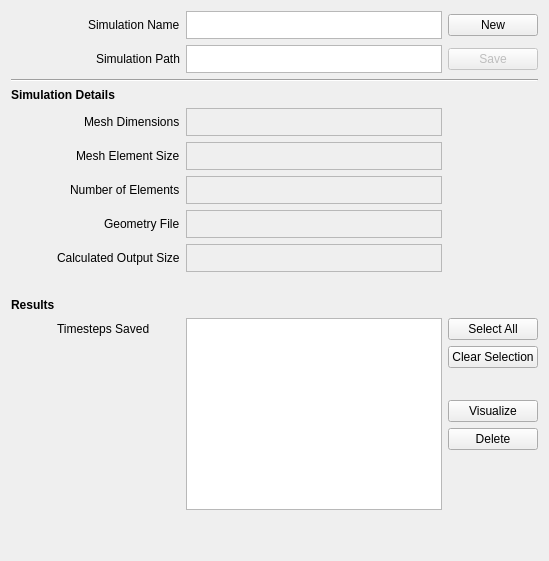
      <widget class="QWidget" name="Information">
       <attribute name="title">
        <string>Information</string>
       </attribute>
       <layout class="QVBoxLayout" name="verticalLayout">
        <item>
         <layout class="QGridLayout" name="gridLayout">
          <property name="sizeConstraint">
           <enum>QLayout::SetDefaultConstraint</enum>
          </property>
          <property name="topMargin">
           <number>0</number>
          </property>
          <item row="8" column="1">
           <widget class="QLabel" name="label_8">
            <property name="text">
             <string>Calculated Output Size</string>
            </property>
           </widget>
          </item>
          <item row="10" column="0" colspan="2">
           <widget class="QLabel" name="label_9">
            <property name="maximumSize">
             <size>
              <width>16777215</width>
              <height>28</height>
             </size>
            </property>
            <property name="text">
             <string>&lt;html&gt;&lt;head/&gt;&lt;body&gt;&lt;p&gt;&lt;span style=&quot; font-weight:600;&quot;&gt;Results&lt;/span&gt;&lt;/p&gt;&lt;/body&gt;&lt;/html&gt;</string>
            </property>
           </widget>
          </item>
          <item row="7" column="2">
           <widget class="QPlainTextEdit" name="STLFile">
            <property name="enabled">
             <bool>false</bool>
            </property>
            <property name="maximumSize">
             <size>
              <width>16777215</width>
              <height>28</height>
             </size>
            </property>
           </widget>
          </item>
          <item row="0" column="1" alignment="Qt::AlignRight">
           <widget class="QLabel" name="label">
            <property name="text">
             <string>Simulation Name</string>
            </property>
           </widget>
          </item>
          <item row="1" column="1" alignment="Qt::AlignRight">
           <widget class="QLabel" name="label_2">
            <property name="text">
             <string>Simulation Path</string>
            </property>
           </widget>
          </item>
          <item row="1" column="2">
           <widget class="QPlainTextEdit" name="Path">
            <property name="enabled">
             <bool>true</bool>
            </property>
            <property name="maximumSize">
             <size>
              <width>16777215</width>
              <height>28</height>
             </size>
            </property>
            <property name="readOnly">
             <bool>true</bool>
            </property>
           </widget>
          </item>
          <item row="1" column="3">
           <widget class="QPushButton" name="Save">
            <property name="enabled">
             <bool>false</bool>
            </property>
            <property name="text">
             <string>Save</string>
            </property>
            <property name="icon">
             <iconset>
              <normaloff>../../.designer/backup/icons/actions/document-save.png</normaloff>../../.designer/backup/icons/actions/document-save.png</iconset>
            </property>
            <property name="iconSize">
             <size>
              <width>22</width>
              <height>22</height>
             </size>
            </property>
           </widget>
          </item>
          <item row="3" column="0" colspan="3">
           <widget class="QLabel" name="label_3">
            <property name="maximumSize">
             <size>
              <width>16777215</width>
              <height>28</height>
             </size>
            </property>
            <property name="text">
             <string>&lt;html&gt;&lt;head/&gt;&lt;body&gt;&lt;p&gt;&lt;span style=&quot; font-weight:600;&quot;&gt;Simulation Details&lt;/span&gt;&lt;/p&gt;&lt;/body&gt;&lt;/html&gt;</string>
            </property>
           </widget>
          </item>
          <item row="7" column="1" alignment="Qt::AlignRight">
           <widget class="QLabel" name="label_7">
            <property name="text">
             <string>Geometry File</string>
            </property>
           </widget>
          </item>
          <item row="4" column="2">
           <widget class="QPlainTextEdit" name="Dims">
            <property name="enabled">
             <bool>false</bool>
            </property>
            <property name="maximumSize">
             <size>
              <width>16777215</width>
              <height>28</height>
             </size>
            </property>
           </widget>
          </item>
          <item row="0" column="0">
           <spacer name="horizontalSpacer_2">
            <property name="orientation">
             <enum>Qt::Horizontal</enum>
            </property>
            <property name="sizeType">
             <enum>QSizePolicy::Fixed</enum>
            </property>
            <property name="sizeHint" stdset="0">
             <size>
              <width>40</width>
              <height>20</height>
             </size>
            </property>
           </spacer>
          </item>
          <item row="4" column="0">
           <spacer name="horizontalSpacer_3">
            <property name="orientation">
             <enum>Qt::Horizontal</enum>
            </property>
            <property name="sizeType">
             <enum>QSizePolicy::Fixed</enum>
            </property>
            <property name="sizeHint" stdset="0">
             <size>
              <width>40</width>
              <height>20</height>
             </size>
            </property>
           </spacer>
          </item>
          <item row="4" column="1" alignment="Qt::AlignRight">
           <widget class="QLabel" name="label_4">
            <property name="text">
             <string>Mesh Dimensions</string>
            </property>
           </widget>
          </item>
          <item row="8" column="2">
           <widget class="QPlainTextEdit" name="OutputSize">
            <property name="enabled">
             <bool>false</bool>
            </property>
            <property name="maximumSize">
             <size>
              <width>16777215</width>
              <height>28</height>
             </size>
            </property>
           </widget>
          </item>
          <item row="5" column="1" alignment="Qt::AlignRight">
           <widget class="QLabel" name="label_5">
            <property name="text">
             <string>Mesh Element Size</string>
            </property>
           </widget>
          </item>
          <item row="6" column="1" alignment="Qt::AlignRight">
           <widget class="QLabel" name="label_6">
            <property name="text">
             <string>Number of Elements</string>
            </property>
           </widget>
          </item>
          <item row="5" column="2">
           <widget class="QPlainTextEdit" name="ElementSize">
            <property name="enabled">
             <bool>false</bool>
            </property>
            <property name="maximumSize">
             <size>
              <width>16777215</width>
              <height>28</height>
             </size>
            </property>
           </widget>
          </item>
          <item row="2" column="0" colspan="4">
           <widget class="Line" name="line">
            <property name="orientation">
             <enum>Qt::Horizontal</enum>
            </property>
           </widget>
          </item>
          <item row="6" column="2">
           <widget class="QPlainTextEdit" name="ElementNumber">
            <property name="enabled">
             <bool>false</bool>
            </property>
            <property name="maximumSize">
             <size>
              <width>16777215</width>
              <height>28</height>
             </size>
            </property>
           </widget>
          </item>
          <item row="13" column="3">
           <spacer name="verticalSpacer">
            <property name="orientation">
             <enum>Qt::Vertical</enum>
            </property>
            <property name="sizeType">
             <enum>QSizePolicy::Fixed</enum>
            </property>
            <property name="sizeHint" stdset="0">
             <size>
              <width>20</width>
              <height>20</height>
             </size>
            </property>
           </spacer>
          </item>
          <item row="0" column="2">
           <widget class="QPlainTextEdit" name="Name">
            <property name="maximumSize">
             <size>
              <width>16777215</width>
              <height>28</height>
             </size>
            </property>
           </widget>
          </item>
          <item row="15" column="3">
           <widget class="QPushButton" name="Delete">
            <property name="text">
             <string>Delete</string>
            </property>
            <property name="icon">
             <iconset>
              <normaloff>../../.designer/backup/icons/actions/edit-delete.png</normaloff>../../.designer/backup/icons/actions/edit-delete.png</iconset>
            </property>
            <property name="iconSize">
             <size>
              <width>22</width>
              <height>22</height>
             </size>
            </property>
           </widget>
          </item>
          <item row="12" column="3">
           <widget class="QPushButton" name="Clear">
            <property name="text">
             <string>Clear Selection</string>
            </property>
            <property name="icon">
             <iconset>
              <normaloff>../../.designer/backup/icons/actions/edit-clear.png</normaloff>../../.designer/backup/icons/actions/edit-clear.png</iconset>
            </property>
            <property name="iconSize">
             <size>
              <width>22</width>
              <height>22</height>
             </size>
            </property>
           </widget>
          </item>
          <item row="9" column="0">
           <spacer name="verticalSpacer_2">
            <property name="orientation">
             <enum>Qt::Vertical</enum>
            </property>
            <property name="sizeType">
             <enum>QSizePolicy::Fixed</enum>
            </property>
            <property name="sizeHint" stdset="0">
             <size>
              <width>20</width>
              <height>20</height>
             </size>
            </property>
           </spacer>
          </item>
          <item row="11" column="3">
           <widget class="QPushButton" name="SelectAll">
            <property name="text">
             <string>Select All</string>
            </property>
            <property name="icon">
             <iconset>
              <normaloff>../../.designer/backup/icons/actions/edit-select-all.png</normaloff>../../.designer/backup/icons/actions/edit-select-all.png</iconset>
            </property>
            <property name="iconSize">
             <size>
              <width>22</width>
              <height>22</height>
             </size>
            </property>
           </widget>
          </item>
          <item row="11" column="1">
           <widget class="QLabel" name="label_10">
            <property name="text">
             <string>Timesteps Saved</string>
            </property>
           </widget>
          </item>
          <item row="14" column="3">
           <widget class="QPushButton" name="VisualizeButton">
            <property name="text">
             <string>Visualize</string>
            </property>
            <property name="icon">
             <iconset>
              <normaloff>../../.designer/backup/icons/actions/media-playback-start.png</normaloff>../../.designer/backup/icons/actions/media-playback-start.png</iconset>
            </property>
            <property name="iconSize">
             <size>
              <width>22</width>
              <height>22</height>
             </size>
            </property>
           </widget>
          </item>
          <item row="16" column="3">
           <spacer name="verticalSpacer_3">
            <property name="orientation">
             <enum>Qt::Vertical</enum>
            </property>
            <property name="sizeHint" stdset="0">
             <size>
              <width>20</width>
              <height>40</height>
             </size>
            </property>
           </spacer>
          </item>
          <item row="11" column="2" rowspan="6">
           <widget class="QListWidget" name="ResultList">
            <property name="selectionMode">
             <enum>QAbstractItemView::MultiSelection</enum>
            </property>
           </widget>
          </item>
          <item row="17" column="2">
           <spacer name="verticalSpacer_4">
            <property name="orientation">
             <enum>Qt::Vertical</enum>
            </property>
            <property name="sizeType">
             <enum>QSizePolicy::Preferred</enum>
            </property>
            <property name="sizeHint" stdset="0">
             <size>
              <width>20</width>
              <height>40</height>
             </size>
            </property>
           </spacer>
          </item>
          <item row="0" column="3">
           <widget class="QPushButton" name="New">
            <property name="text">
             <string>New</string>
            </property>
            <property name="icon">
             <iconset>
              <normaloff>../../.designer/backup/icons/actions/document-new.png</normaloff>../../.designer/backup/icons/actions/document-new.png</iconset>
            </property>
            <property name="iconSize">
             <size>
              <width>22</width>
              <height>22</height>
             </size>
            </property>
           </widget>
          </item>
         </layout>
        </item>
       </layout>
      </widget>
